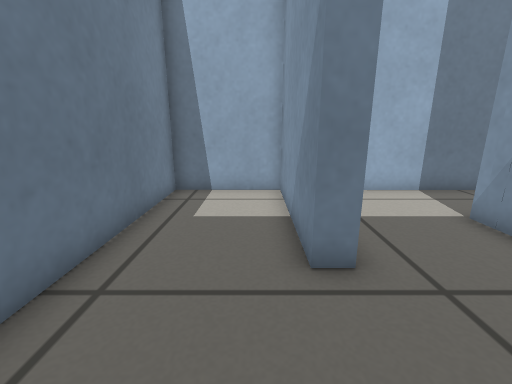
view 1 (above)

16 first-person views from a walk through a world built for the Gazebo simulator. The camera is 0.46 m above the floor, tilts 14° down and sees 90° across. The floor is counted in squares, 0.2 m on a side. Each view is taken from the middle of a square. On the plan, view 1 faces up. The plan holds only what a view shows up to about 17 squares ahead; the rest is blank.

view 2
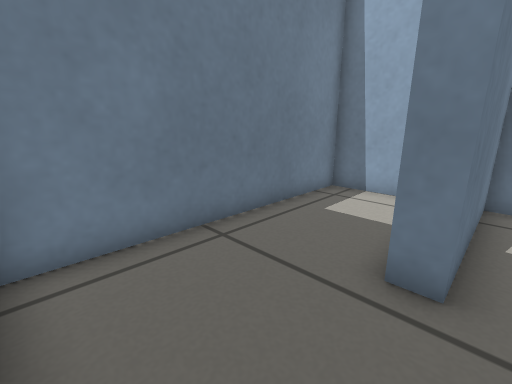

view 3
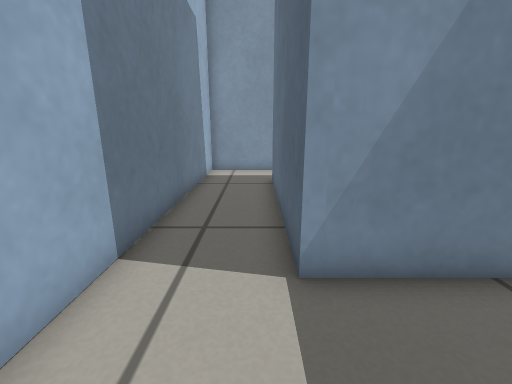

view 4
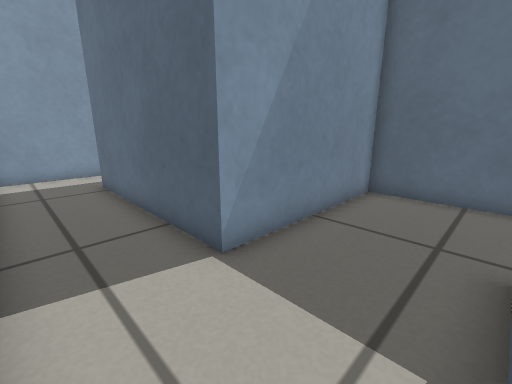

view 5
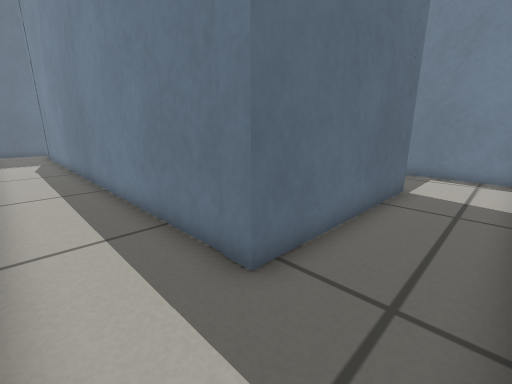

view 6
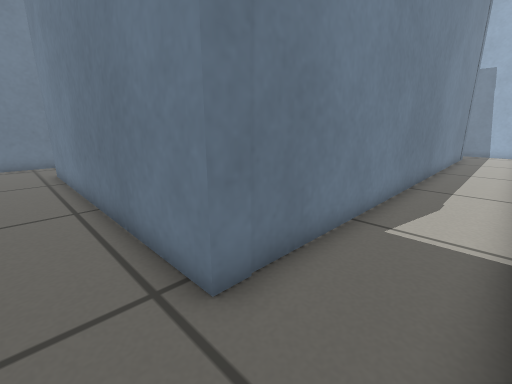

view 7
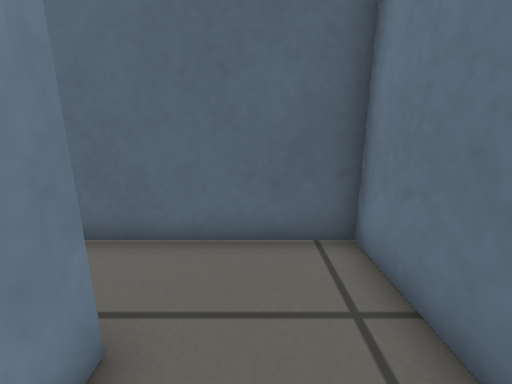

view 8
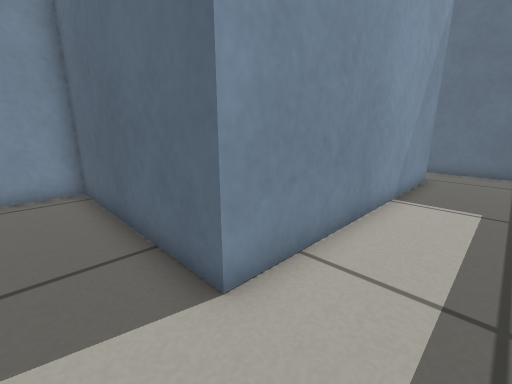

view 9
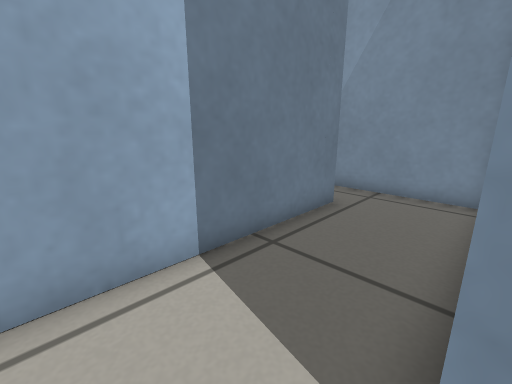

view 10
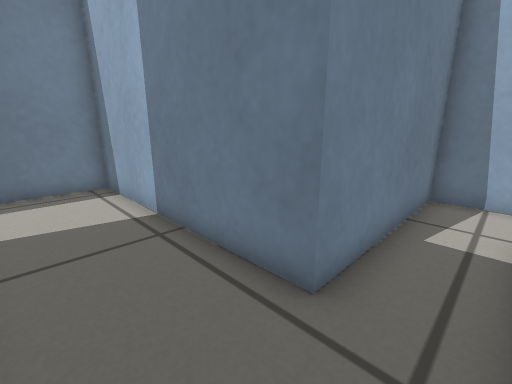

view 11
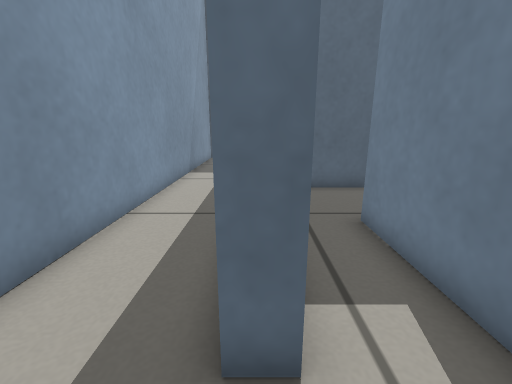

view 12
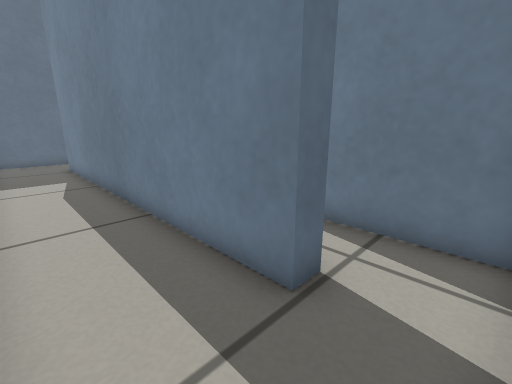

view 13
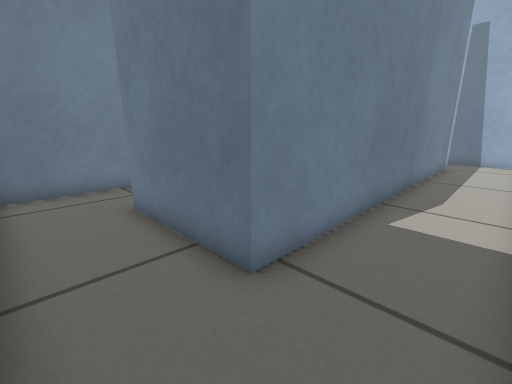

view 14
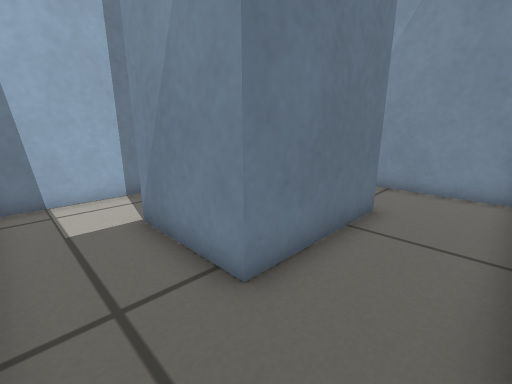

view 15
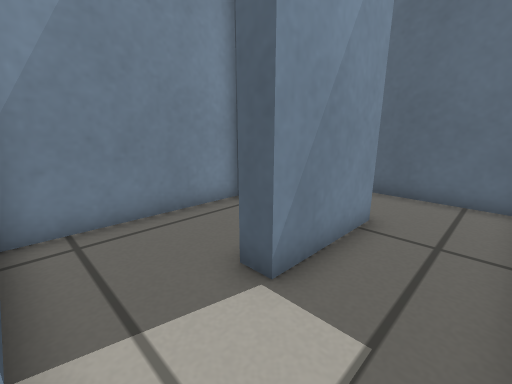

view 16
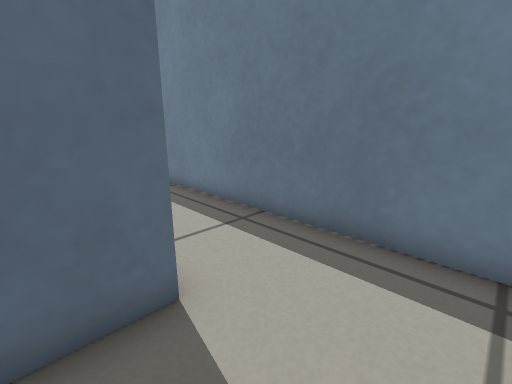

### Floor plan
Points are (right, up) in squares from view 1. A wall is a line through its corners. A room is listed if a view was taken in it or the views show most of it. See-through windows are left out.
Room 1 (view 1)
walls: (0.9, 3.9) (0.9, 9.5) (-3.1, 9.5) (-3.1, -0.4)
ways out: opening at (1, 1.5) to room 2
Room 2 (views 2, 3, 4, 5, 6)
walls: (16.4, 5.5) (16.4, 9.5) (4, 9.5); (1.9, -0.4) (5.6, -0.4) (5.6, 6.3) (13.3, 6.3) (13.3, -16.2) (0.6, -16.2); (2.2, 9.5) (1.7, 9.5) (1.7, 3.9) (0.9, 3.9); (-0.4, -19) (2.7, -19)
ways out: opening at (1, 1.5) to room 1; opening at (0, -17.5) to room 3
Room 3 (views 7, 8, 9, 10, 16)
walls: (-3.1, -15.6) (-3.1, -19) (-0.4, -19); (0.6, -16.2) (0.6, -4.9) (8.6, -4.9) (8.6, 0); (8.5, 5.6) (6.3, 5.6) (6.3, -1.2) (-3.1, -1.2) (-3.1, -12.5)
ways out: opening at (0, -17.5) to room 2; opening at (9, 4.5) to room 4
Room 4 (views 11, 12, 13, 14, 15)
walls: (5.5, -5.7) (1.9, -5.7); (8.8, -15.5) (12, -15.5); (12.6, -15.2) (12.6, 1.9); (1.3, -11.4) (1.3, -15.2); (1.8, -15.4) (5.5, -15.4); (8.5, 3.1) (9.3, 3.1) (9.3, -12.4) (4.3, -12.4) (4.3, -8.7) (5.1, -8.7); (12.1, 5.5) (8.5, 5.6)
ways out: opening at (9, 4.5) to room 3; opening at (5, -7) to room 5
Room 5 (no view inside)
walls: (8.6, -11.7) (8.6, -5.6)
ways out: opening at (5, -7) to room 4

Positions as (right, up) in squares from view 1, and headings:
1: (0, 0), facing up
2: (2, 0), facing up-left
3: (2, 7), facing right
4: (2, 9), facing down-right
5: (16, 9), facing down-left
6: (16, -18), facing up-left
7: (-1, -14), facing down
8: (-2, -3), facing down-right
9: (-1, -5), facing up-right
10: (8, -4), facing up-left
11: (9, 5), facing down
12: (12, 5), facing down-left
13: (12, -15), facing up-left
14: (2, -15), facing up-right
15: (2, -6), facing down-right
16: (2, -2), facing down-left
